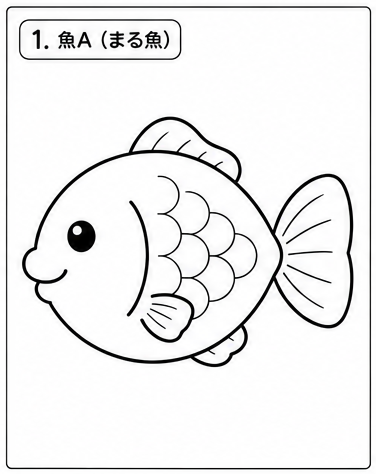
#> input picture assets/decor/01_sakana_A_marusakana.png, 376 x 474 px, found by its file name
$ python make-paint-samples.py sheets/aquarium/01_sakana_A_marusakana.png '出力先'
#> lines starting #> are read from the running program, lines starting #| are printed output that depends on the picture; after the words box and inside, x2 and y2 are one past the last pixel; in counts of white or black regions, pixels touching at a corner belong together
#!/usr/bin/env python3
# -*- coding: utf-8 -*-
"""
塗り方・取り込み方を変えた見本をまとめて作る（開発用）。

    python3 tools/make-paint-samples.py sheets/aquarium/01_sakana_A_marusakana.png 出力先

**「中が透明になる」「種類が付かない」の報告が来たら、まずこれを通すこと。**
会場からの報告は「色の塗り方によって」のように幅があるので、
1枚ずつ手で作っていると原因の見当が付かない。

2026-09-05 に 29通りを通したときは、**中が抜けるものは1つも無かった**
（中身 59〜71%）。種類が付かなかったのは次の2つだけ:

- 黒や紙に近い色で**印刷された線の上まで塗った**もの（輪郭が消える）
- 絵が画像の端で切れているもの

作る見本は3種類。

1. **色**（12通り）… うすい黄／水色／桃／灰／クリーム／緑／はだ色／
   こい黄／こい水色／こい緑／白／ほぼ紙色。線は上から描き直す
2. **塗り方**（6通り）… 線の上まで塗る／輪郭だけなぞる／かすれ／
   紙とほぼ同じ色 × 輪郭の切れ目
3. **取り込み方**（5通り）… 端で切れる／影の帯／斜め／網目／端まで塗る
"""
import sys
import random
from pathlib import Path

import numpy as np
from PIL import Image, ImageDraw

# 紙と見分けが付きにくい順に並べてある
COLOURS = [
    ('01-うすい黄', (252, 246, 200)),
    ('02-うすい水色', (214, 238, 248)),
    ('03-うすい桃', (250, 226, 230)),
    ('04-うすい灰（鉛筆）', (222, 222, 222)),
    ('05-クリーム', (250, 244, 226)),
    ('06-うすい緑', (222, 244, 220)),
    ('07-はだ色', (250, 224, 196)),
    ('08-こい黄', (250, 222, 60)),
    ('09-こい水色', (90, 190, 235)),
    ('10-こい緑', (90, 190, 110)),
    ('11-白（白クレヨン）', (255, 255, 255)),
    ('12-ほぼ紙色', (248, 245, 238)),
]
PALE = (250, 240, 205)
NEAR_PAPER = (248, 245, 238)
WHITE = (255, 255, 255)
GREY = (226, 226, 226)


def main() -> None:
    sheet, out = Path(sys.argv[1]), Path(sys.argv[2])
    out.mkdir(parents=True, exist_ok=True)
    base = Image.open(sheet).convert('RGB')
#> base is the input picture: PIL image 376x474 RGB; mean R, G, B 238.4, 238.4, 238.5
    width, height = base.size
#> width = 376; height = 474
    grey = np.asarray(base.convert('L'))
    ink = base.convert('L').point(lambda v: 255 if v < 140 else 0)
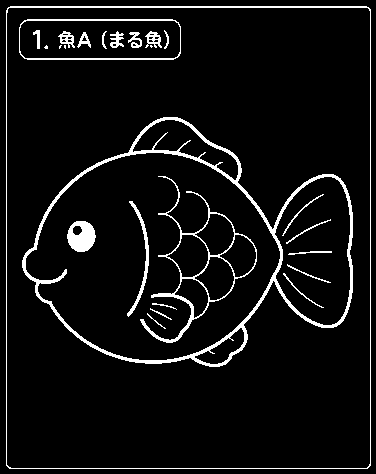
#> ink: PIL image 376x474 L; 6.2% white; 26 white regions (4 under 20 px), largest, box (x1, y1, x2, y2) and area: (22, 117, 353, 367) 4582, (6, 6, 371, 469) 2012, (140, 176, 257, 343) 1379
    ys, xs = np.where(grey < 140)
#> ys = 11051 values from 6 to 468; xs = 11051 values, max 370 at index 724, min 6 at index 725, mean 178.2
    inside = ys > height * 0.25          # 題の文字は避ける
    ys, xs = ys[inside], xs[inside]
#> ys = 8565 values from 119 to 468; xs = 8565 values, max 370 at index 27, min 6 at index 0, mean 190.3
    top, bottom, left, right = ys.min(), ys.max(), xs.min(), xs.max()
#> top = 119; bottom = 468; left = 6; right = 370
    edge = list(zip(xs, ys))
#> edge = 8565 pairs, first value 6 to 370, second value 119 to 468

    def fill(draw, colour, count=240, radius=(30, 70)):
        for _ in range(count):
            x = random.randint(left, right)
            y = random.randint(top, bottom)
            r = random.randint(*radius)
            draw.ellipse([x - r, y - r, x + r, y + r], fill=colour)

    def trace(draw, colour, count=300, radius=(20, 40)):
        """輪郭の上をなぞる。こどもは線の上まで塗る。"""
        for _ in range(count):
            x, y = edge[random.randrange(len(edge))]
            r = random.randint(*radius)
            draw.ellipse([x - r, y - r, x + r, y + r], fill=colour)

    def scanned(image):
        """走査したときの紙色に寄せる（わずかにクリーム）。"""
        px = np.asarray(image.convert('RGB')).astype(np.int16)
        px[:, :, 2] = np.clip(px[:, :, 2] - 8, 0, 255)
        px[:, :, 1] = np.clip(px[:, :, 1] - 2, 0, 255)
        return Image.fromarray(px.astype(np.uint8))

    def save(name, image):
        scanned(image).save(out / f'{name}.jpg', quality=92)

    def painted(colour=PALE, keep_line=True):
        image = base.copy()
        random.seed(5)
        fill(ImageDraw.Draw(image), colour)
        if keep_line:
            image.paste((0, 0, 0), (0, 0), ink)
        return image

    def gaps(image, radius, count=6):
        """輪郭に切れ目を入れる（印刷のかすれ・消しゴム）。"""
        px = np.asarray(image.convert('RGB')).copy()
        random.seed(7)
        for _ in range(count):
            y = ys[random.randrange(len(ys))]
            x = xs[random.randrange(len(xs))]
            px[max(0, y - radius):y + radius, max(0, x - radius):x + radius] = (252, 250, 244)
        return Image.fromarray(px)

    # 1. 色
    for name, colour in COLOURS:
        save(f'色-{name}', painted(colour))

    # 2. 塗り方
    for name, colour, gap in (
        ('A-うすい黄・線の上も塗る', PALE, 0),
        ('B-白・線の上も塗る', WHITE, 0),
        ('C-ほぼ紙色・線の上も塗る', NEAR_PAPER, 0),
        ('D-うすい灰・線を覆う＋切れ目2mm', GREY, 12),
        ('E-ほぼ紙色・線を覆う＋切れ目2mm', NEAR_PAPER, 12),
    ):
        image = base.copy()
        random.seed(5)
        draw = ImageDraw.Draw(image)
        fill(draw, colour)
        trace(draw, colour)
        save(f'塗り方-{name}', gaps(image, gap) if gap else image)

    image = base.copy()
    random.seed(5)
    trace(ImageDraw.Draw(image), PALE)
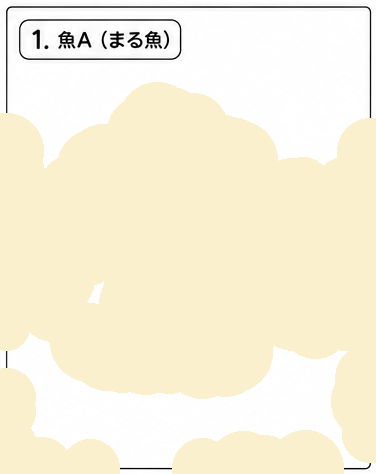
#> image: PIL image 376x474 RGB; mean R, G, B 248.3, 242.1, 220.4
    save('塗り方-F-輪郭だけなぞる', image)

    # 3. 取り込み方
    save('取込-M-絵が端で切れる',
         painted().crop((left + 120, top + 80, right + 200, bottom + 200)))
#> in scanned (call 19), `px = np.asarray(image.convert('RGB')).astype(np.int16)`:
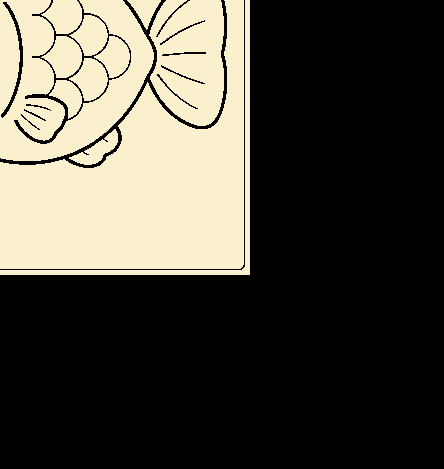
#> px: shape (469, 444, 3) int16; mean R, G, B 76.8, 73.7, 63
    shadow = painted()
    ImageDraw.Draw(shadow).rectangle([0, 0, width, int(height * 0.05)], fill=(120, 118, 112))
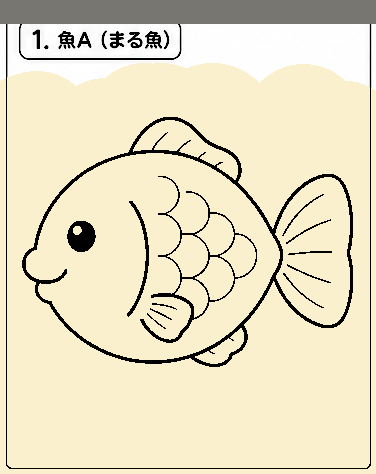
#> shadow: PIL image 376x474 RGB; mean R, G, B 229.5, 221.4, 193.1
    save('取込-N-端に影の帯', shadow)
    save('取込-O-斜めに置いた',
         painted().rotate(7, expand=True, fillcolor=(250, 248, 242)))
#> in scanned (call 21), `px = np.asarray(image.convert('RGB')).astype(np.int16)`:
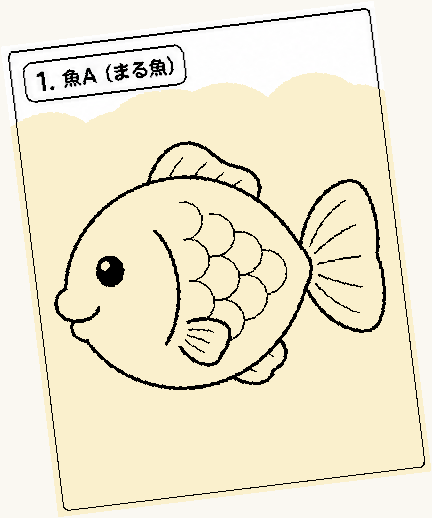
#> px: shape (518, 432, 3) int16; mean R, G, B 237.8, 231, 207.5
    mesh = base.copy()
    random.seed(9)
    fill(ImageDraw.Draw(mesh), PALE, count=1200, radius=(6, 14))
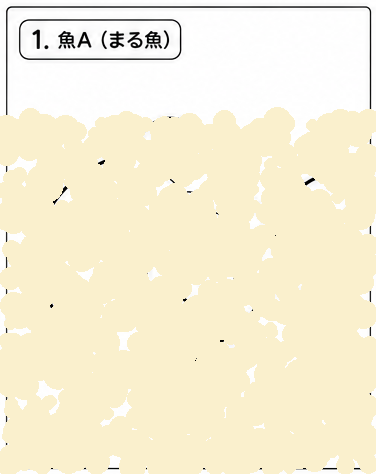
#> mesh: PIL image 376x474 RGB; mean R, G, B 247.7, 240.4, 215.2
    mesh.paste((0, 0, 0), (0, 0), ink)
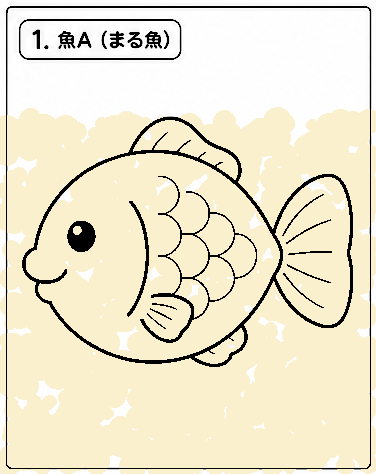
#> mesh: PIL image 376x474 RGB; mean R, G, B 235.1, 228.3, 204.8
    save('取込-P-かすれた塗り（網目）', mesh)

    print(f'{len(list(out.glob("*.jpg")))} 枚を {out} に作った')


if __name__ == '__main__':
    main()

$ run again, with assets/decor/02_sakana_B_hosozakana.png copied over assets/decor/01_sakana_A_marusakana.png
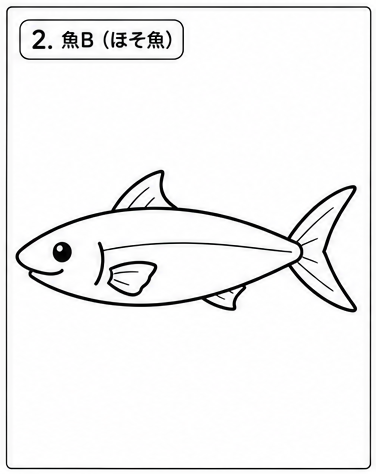
#> input picture assets/decor/02_sakana_B_hosozakana.png, 376 x 474 px, found by its file name
#> in main, base is the input picture: PIL image 376x474 RGB; mean R, G, B 241.4, 241.4, 241.5
#> in main, `ink = base.convert('L').point(lambda v: 255 if v < 140 else 0)`:
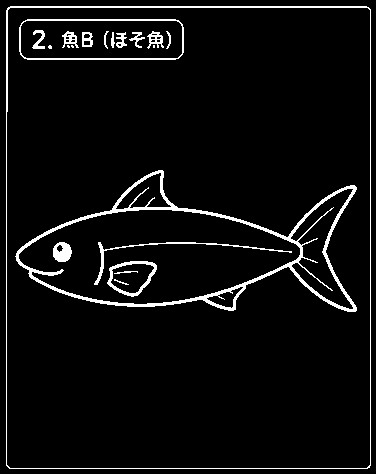
#> ink: PIL image 376x474 L; 5% white in thin lines or dots
#> in main, `ys, xs = np.where(grey < 140)`: ys = 8920 values from 6 to 468; xs = 8920 values, max 370 at index 726, min 6 at index 727, mean 171.1
#> in main, `ys, xs = ys[inside], xs[inside]`: ys = 6272 values from 119 to 468; xs = 6272 values, max 370 at index 1, min 6 at index 0, mean 188.8
#> top = 119; bottom = 468; left = 6; right = 370
#> edge = 6272 pairs, first value 6 to 370, second value 119 to 468
#> in main, `mesh.paste((0, 0, 0), (0, 0), ink)`:
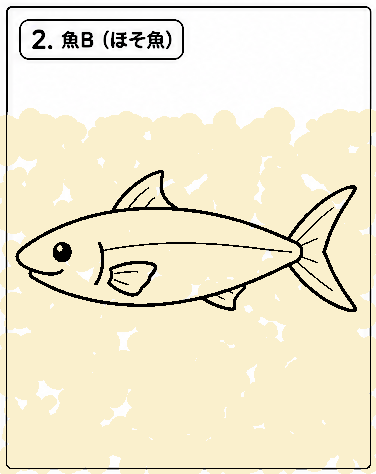
#> mesh: PIL image 376x474 RGB; mean R, G, B 238.1, 231.2, 207.2

$ run again, with assets/decor/03_tako.png copied over assets/decor/01_sakana_A_marusakana.png
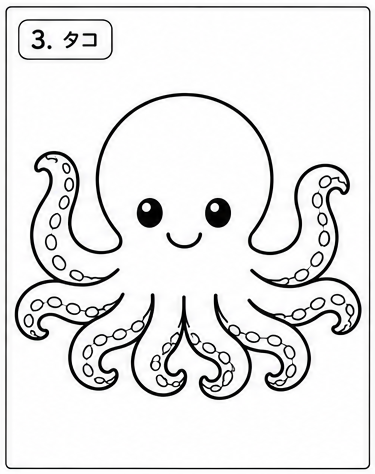
#> input picture assets/decor/03_tako.png, 375 x 474 px, found by its file name
#> in main, base is the input picture: PIL image 375x474 RGB; mean R, G, B 231.5, 231.5, 231.6
#> in main, `ink = base.convert('L').point(lambda v: 255 if v < 140 else 0)`:
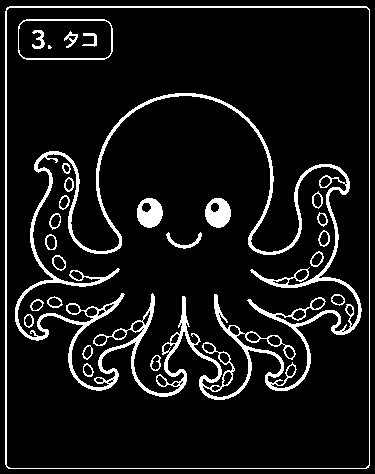
#> ink: PIL image 375x474 L; 9.1% white; 27 white regions (1 under 20 px), largest, box (x1, y1, x2, y2) and area: (15, 93, 362, 400) 10587, (5, 6, 370, 469) 2464, (205, 198, 231, 228) 555
#> in main, `ys, xs = np.where(grey < 140)`: ys = 16143 values from 6 to 468; xs = 16143 values, max 369 at index 727, min 5 at index 730, mean 175.5
#> in main, `ys, xs = ys[inside], xs[inside]`: ys = 13869 values from 119 to 468; xs = 13869 values, max 369 at index 12, min 5 at index 0, mean 181.8
#> top = 119; bottom = 468; left = 5; right = 369
#> edge = 13869 pairs, first value 5 to 369, second value 119 to 468
#> in main, `mesh.paste((0, 0, 0), (0, 0), ink)`:
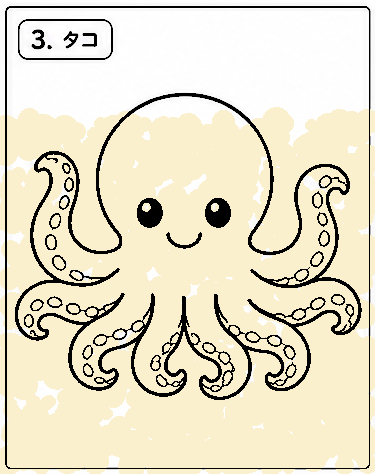
#> mesh: PIL image 375x474 RGB; mean R, G, B 227.9, 221.4, 198.8

$ run again, with assets/decor/04_iruka.png copied over assets/decor/01_sakana_A_marusakana.png
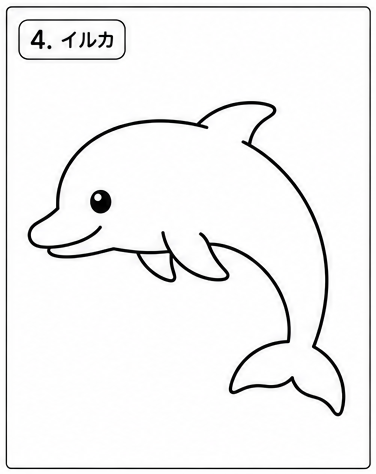
#> input picture assets/decor/04_iruka.png, 376 x 474 px, found by its file name
#> in main, base is the input picture: PIL image 376x474 RGB; mean R, G, B 242.4, 242.3, 242.4
#> ink: PIL image 376x474 L; 4.8% white; 10 white regions (1 under 20 px), largest, box (x1, y1, x2, y2) and area: (28, 101, 345, 416) 4861, (6, 6, 371, 469) 2450, (18, 19, 126, 60) 526
#> in main, `ys, xs = np.where(grey < 140)`: ys = 8584 values from 6 to 468; xs = 8584 values, max 370 at index 728, min 6 at index 722, mean 194.3
#> in main, `ys, xs = ys[inside], xs[inside]`: ys = 6321 values from 119 to 468; xs = 6321 values, max 370 at index 31, min 6 at index 0, mean 208.1
#> top = 119; bottom = 468; left = 6; right = 370
#> edge = 6321 pairs, first value 6 to 370, second value 119 to 468
#> in main, `mesh.paste((0, 0, 0), (0, 0), ink)`:
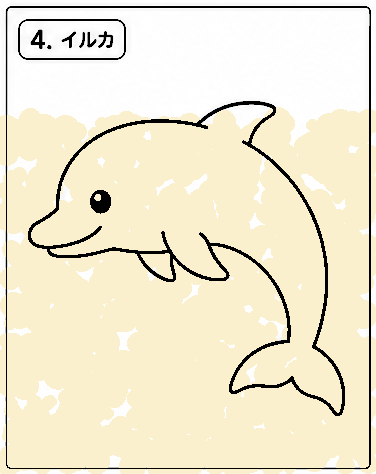
#> mesh: PIL image 376x474 RGB; mean R, G, B 238.7, 231.8, 207.8
